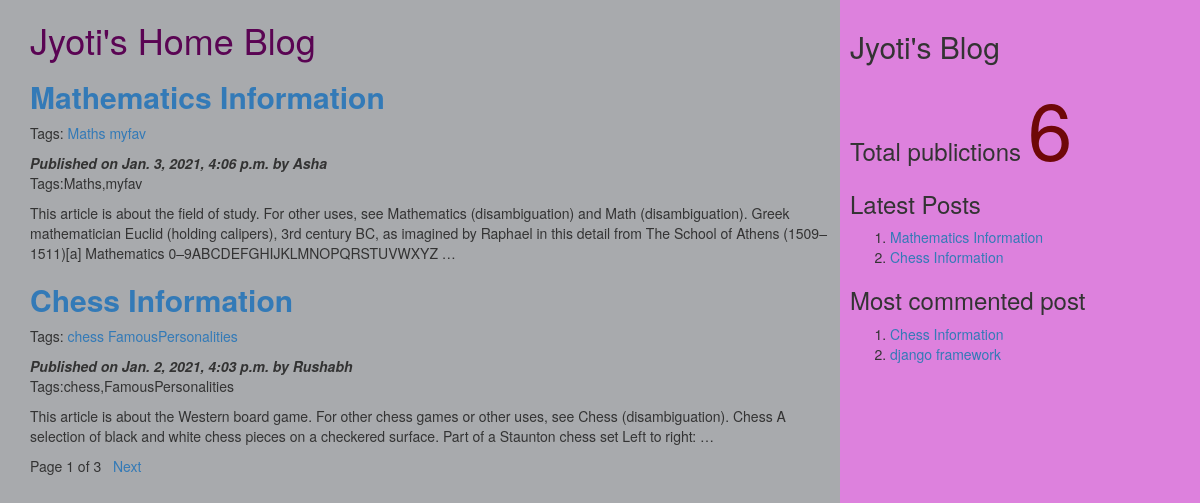
The page / on the database its author committed.
### myApp/models.py (models this page shows, shortened)
class Post(models.Model):
          tags=TaggableManager()
          STATUS_CHOICES=(('draft','Draft'),('published','Published'))
          title=models.CharField(max_length=256)
          slug=models.SlugField(max_length=264,unique_for_date='publish')
          author=models.ForeignKey(User,related_name='blog_posts',on_delete= models.CASCADE)
          body=models.TextField()
          publish=models.DateTimeField(default=timezone.now)
          created=models.DateTimeField(auto_now_add=True)
          updated=models.DateTimeField(auto_now=True)
          status= models.CharField(max_length=10,choices=STATUS_CHOICES,default='draft')
          objects=CustomManager()
          class Meta:
                ordering=('-publish',)
          def get_absolute_url(self):
                return reverse('post_detail',args=[self.publish.year,self.publish.strftime('%m'),self.publish.strftime('%d'),self.slug])

### myApp/views.py (the view)
# urls.py: url(r'^$',views.post_list_view),
def post_list_view(request,tag_slug=None):
    post_list=Post.objects.all()
    tag=None
    if tag_slug:
        tag=get_object_or_404(Tag,slug=tag_slug)#provided slug
        post_list=post_list.filter(tags__in=[tag])
    paginator=Paginator(post_list,2) #step1
    page_number=request.GET.get('page') #step2
    try:
       post_list=paginator.page(page_number) #step2
    except PageNotAnInteger:
       post_list=paginator.page(1) #step 3
    except EmptyPage:
      post_list=paginator.page(paginator.num_pages) #step 4
    d={'post_list':post_list,'tag':tag}
    return render(request,'myApp/post_list.html',d)

### myApp/models.py (called while the page is built)
    def get_queryset(self):
        return super().get_queryset().filter(status='published')

### myApp/templatetags/mytags.py (called while the page is built)
@register.simple_tag
def total_posts():
    return Post.objects.count()

@register.inclusion_tag('myApp/latest_post.html')
def show_latest_posts(count=3):
    latest_posts=Post.objects.order_by('-publish')[:count]
    return {'latest_posts':latest_posts}

@register.simple_tag
def get_most_commented_posts(count=2):
    return Post.objects.annotate(total_comments=Count('comments')).order_by('-total_comments')[:count]

### templates/myApp/post_list.html (shortened to what this page needs)
<html>
    {%extends 'myApp/parent.html'%}
        {%block content_block%}
        <h1 style="color:rgb(90, 4, 83)">Jyoti's Home Blog</h1>
        {%for post in post_list%}
        <a href="{{post.get_absolute_url}}"><h2><b>{{post.title}}</b></h2></a>
          <p>Tags:
              {%for t in post.tags.all%}
              <a href="{%url "post_list_by_tag_name" t.slug%}">{{t.name}}</a>
              {%endfor%}
          </p>
        <i><b>Published on {{post.publish}} by {{post.author|title}}</b></i>
        <p>Tags:{{post.tags.all|join:','}}</p>
        {{post.body|truncatewords:40|linebreaks}}
        {%endfor%}
        {%include 'myApp/pagination.html' with page=post_list%}
        {%endblock%}

### templates/myApp/parent.html (shortened to what this page needs)
<html>
{%load mytags%}
    <head>
        <link rel="stylesheet" href="https://maxcdn.bootstrapcdn.com/bootstrap/3.3.7/css/bootstrap.min.css">
    </head>
    <body>
        <div class="content" style="width:70%;float:left;background-color:a8aaad;height:300%;padding:0 0 0 30px">
              {%block content_block%}
              {%endblock%}
        </div>
        <div class="sidebar" style="width:30%;float:right;background-color:#dd81dd;height:300%;padding:10px">
            <h2>Jyoti's Blog</h2>
            <h3>Total publictions
              <span style="color:rgb(110, 8, 8);font-size:80px">
              {%total_posts%}</span>
              <h3>Latest Posts</h3>
              {% show_latest_posts 2 %}
              <h3>Most commented post</h3>
              {%get_most_commented_posts as m%}
              <ol>
                {%for post in m%}
                <li><a href="{{post.get_absolute_url}}">{{post.title}}</a></li>
                {%endfor%}
              </ol>
            </h3>
        </div>
    </body>
</html>

### templates/myApp/pagination.html (shortened to what this page needs)
<!DOCTYPE html>
<html lang="en" dir="ltr">
  <body>
     <div class="paginator">
      <span>Page {{page.number}} of {{page.paginator.num_pages}}</span>&nbsp&nbsp
      {%if page.has_next%}
      <a href="?page={{page.next_page_number}}">Next</a> &nbsp  &nbsp
      {%endif%}
     </div>
  </body>
</html>

### templates/myApp/latest_post.html
<!DOCTYPE html>
<html lang="en" dir="ltr">
  <body>
    <ol>
    {%for post in latest_posts%}
    <li><a href="{{post.get_absolute_url}}">{{post.title}}</a></li>
    {%endfor%}
    </ol>
  </body>
</html>

### rows shown on the page
Post: title "Mathematics Information", publish "Jan. 3, 2021, 4:06 p.m.", author "Asha", tags.all "Maths,myfav", body "This article is about the field of study. For other uses, see Mathematics (disambiguation) and Math (disambiguation). Greek mathematician Euclid (holding calipers), 3rd century BC, as imagined by Raphael in this detail from The School of Athens (1509–1511)[a] Mathematics 0–9ABCDEFGHIJKLMNOPQRSTUVWXYZ …"
Tag: name "Maths"
Tag: name "myfav"
Post: title "Chess Information", publish "Jan. 2, 2021, 4:03 p.m.", author "Rushabh", tags.all "chess,FamousPersonalities", body "This article is about the Western board game. For other chess games or other uses, see Chess (disambiguation). Chess A selection of black and white chess pieces on a checkered surface. Part of a Staunton chess set Left to right: …"
Tag: name "chess"
Tag: name "FamousPersonalities"
Post: title "django framework"

### other values the page prints
{{ page.number }} "1"
{{ page.paginator.num_pages }} "3"
